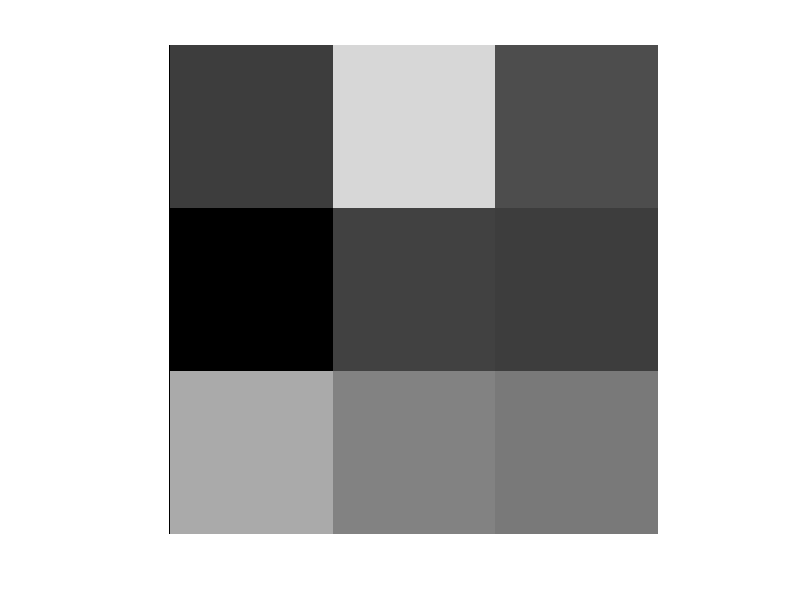

Here is the MATLAB script that generated this plot:
X = rand(3,3);
X = round(X*256);

[Lw, Lk, N] = size(X);
XX(Lw, Lk, N) = uint8(0);
XX(:, :, 1) = X(:, :, 1);
imshow(XX);